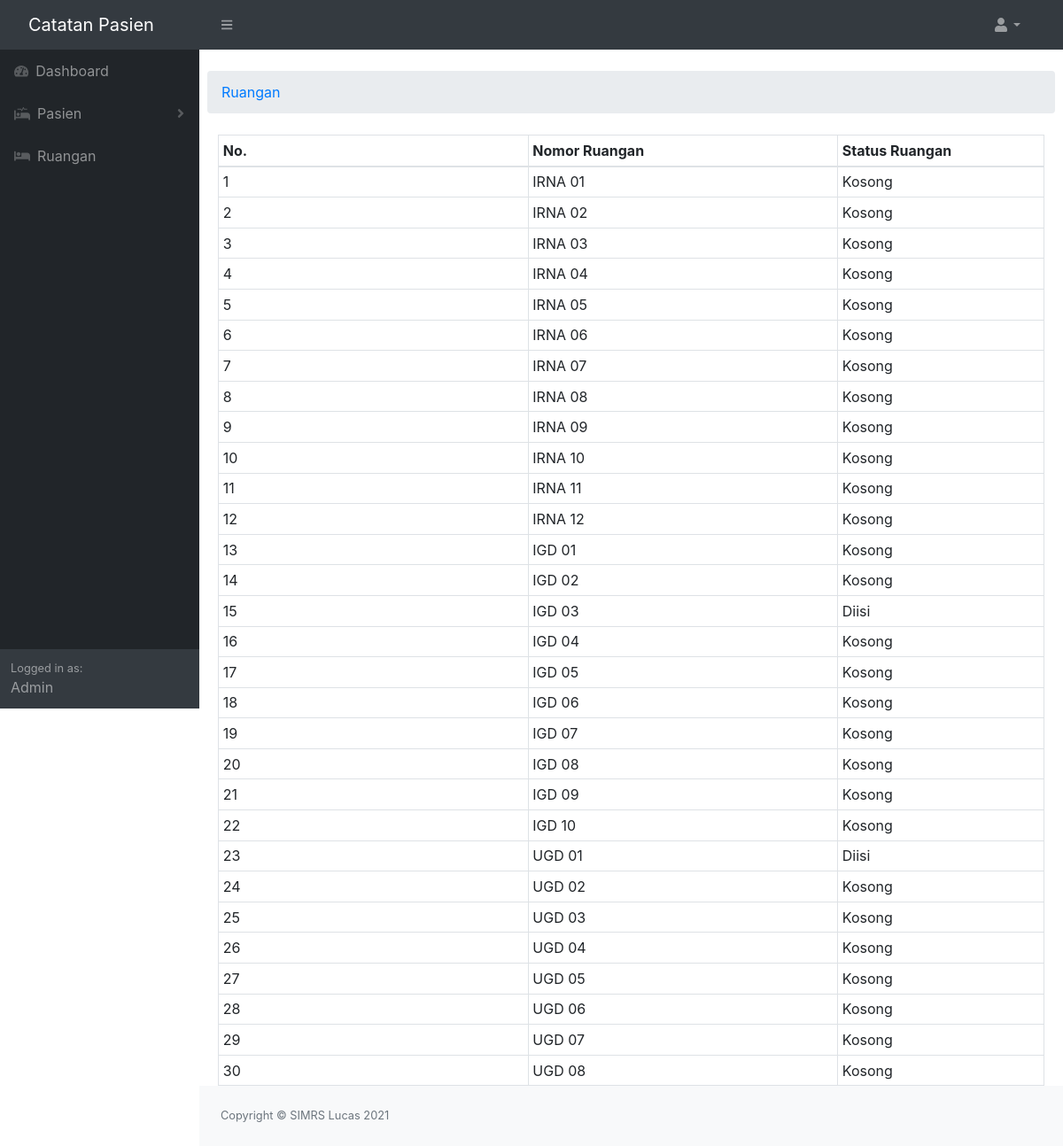
/index.php?page=ruangan (signed in), run on the app's committed database.
### tables this page shows
CREATE TABLE `ruangan` (
  `id_ruangan` int(11) NOT NULL,
  `no_ruangan` varchar(10) NOT NULL,
  `status` enum('Diisi','Kosong') NOT NULL
);

### ruangan.php (the view)
<div class="row mt-4">
    <ol class="breadcrumb mb-4">
        <li class="breadcrumb-item"><a href="<?php echo BASE_URL."index.php?page=ruangan"; ?>">Ruangan</a></li>
    </ol>
    <div class="table-responsive">
        <table class="tabletable table-bordered table-sm table-hover" width="100%" cellspacing="0">
            <thead>
                <tr>
                    <th>No.</th>
                    <th>Nomor Ruangan</th>
                    <th>Status Ruangan</th>
                </tr>
            </thead>
            <tbody>
                <?php
                $ruangan=mysqli_query($koneksi, "SELECT * FROM ruangan");
                $no=1;
                foreach ($ruangan as $row): ?>
                    <tr>
                        <td width="150"><?php echo $no ?></td>
                        <td width="150"><?php echo $row['no_ruangan'] ?></td>
                        <td width="100"><?php echo $row['status'] ?></td>
                    <?php $no++; ?>
                    </tr>
                <?php endforeach; ?>
            </tbody>
        </table>
	</div>
</div>

### index.php (shortened to what this page needs)
<?php
    $page = isset($_GET['page']) ? $_GET['page'] : false;
?>
<!DOCTYPE html>
<html lang="en">
    <head>
        <link href="https://cdn.jsdelivr.net/npm/simple-datatables@latest/dist/style.css" rel="stylesheet" />
        <link href="css/styles.css" rel="stylesheet" >
        <link href="assets/bootstrap/css/bootstrap.min.css" rel="stylesheet">
        <link href="assets/fontawesome-free/css/all.min.css" rel="stylesheet" type="text/css">
        <link href="assets/datatables/css/dataTables.bootstrap4.css" rel="stylesheet">
    </head>
    <body class="sb-nav-fixed">
        <nav class="sb-topnav navbar navbar-expand navbar-dark bg-dark">
            <a class="navbar-brand ps-3" href="index.html">Catatan Pasien</a>
            <button class="btn btn-link btn-sm order-1 order-lg-0 me-4 me-lg-0" id="sidebarToggle" href="#!"><i class="fas fa-bars"></i></button>
            <ul class="navbar-nav ms-auto ms-md-0 me-3 me-lg-4">
                <li class="nav-item dropdown">
                    <a class="nav-link dropdown-toggle" id="navbarDropdown" href="#" role="button" data-bs-toggle="dropdown" aria-expanded="false"><i class="fas fa-user fa-fw"></i></a>
                </li>
            </ul>
        </nav>
        <div id="layoutSidenav">
            <div id="layoutSidenav_nav">
                <nav class="sb-sidenav accordion sb-sidenav-dark" id="sidenavAccordion">
                    <div class="sb-sidenav-menu">
                        <div class="nav">
                            <a class="nav-link" href="<?php echo BASE_URL."index.php?page=dashboard"; ?>">
                                <div class="sb-nav-link-icon"><i class="fas fa-tachometer-alt"></i></div>
                                Dashboard
                            </a>
                            <a class="nav-link collapsed" href="<?php echo BASE_URL;?>" data-bs-toggle="collapse" data-bs-target="#collapseLayouts" aria-expanded="false" aria-controls="collapseLayouts">
                                <div class="sb-nav-link-icon"><i class="fas fa-procedures"></i></div>
                                Pasien
                                <div class="sb-sidenav-collapse-arrow"><i class="fas fa-angle-down"></i></div>
                            </a>
                            <a class="nav-link" href="<?php echo BASE_URL."index.php?page=ruangan"; ?>">
                                <div class="sb-nav-link-icon"><i class="fas fa-bed"></i></div>
                                Ruangan
                            </a>
                        </div>
                    </div>
                    <div class="sb-sidenav-footer">
                        <div class="small">Logged in as:</div>
                        Admin
                    </div>
                </nav>
            </div>
            <div id="layoutSidenav_content">
                <main>
                    <div class="container-fluid px-4">
                        <?php
                            $filename = "$page.php";
                            if(file_exists($filename)){
                                include_once($filename);
                            }else{
                                include_once("dashboard.php");
                            }
                        ?>
                    </div>
                </main>
                <footer class="py-4 bg-light mt-auto">
                    <div class="container-fluid px-4">
                        <div class="d-flex align-items-center justify-content-between small">
                            <div class="text-muted">Copyright &copy; SIMRS Lucas 2021</div>
                        </div>
                    </div>
                </footer>
            </div>
        </div>
    </body>
</html>

### data on the page
ruangan: no_ruangan "IRNA 01", status "Kosong"
ruangan: no_ruangan "IRNA 02", status "Kosong"
ruangan: no_ruangan "IRNA 03", status "Kosong"
ruangan: no_ruangan "IRNA 04", status "Kosong"
ruangan: no_ruangan "IRNA 05", status "Kosong"
ruangan: no_ruangan "IRNA 06", status "Kosong"
ruangan: no_ruangan "IRNA 07", status "Kosong"
ruangan: no_ruangan "IRNA 08", status "Kosong"
ruangan: no_ruangan "IRNA 09", status "Kosong"
ruangan: no_ruangan "IRNA 10", status "Kosong"
ruangan: no_ruangan "IRNA 11", status "Kosong"
ruangan: no_ruangan "IRNA 12", status "Kosong"
ruangan: no_ruangan "IGD 01", status "Kosong"
ruangan: no_ruangan "IGD 02", status "Kosong"
ruangan: no_ruangan "IGD 03", status "Diisi"
ruangan: no_ruangan "IGD 04", status "Kosong"
ruangan: no_ruangan "IGD 05", status "Kosong"
ruangan: no_ruangan "IGD 06", status "Kosong"
ruangan: no_ruangan "IGD 07", status "Kosong"
ruangan: no_ruangan "IGD 08", status "Kosong"
ruangan: no_ruangan "IGD 09", status "Kosong"
ruangan: no_ruangan "IGD 10", status "Kosong"
ruangan: no_ruangan "UGD 01", status "Diisi"
ruangan: no_ruangan "UGD 02", status "Kosong"
ruangan: no_ruangan "UGD 03", status "Kosong"
ruangan: no_ruangan "UGD 04", status "Kosong"
ruangan: no_ruangan "UGD 05", status "Kosong"
ruangan: no_ruangan "UGD 06", status "Kosong"
ruangan: no_ruangan "UGD 07", status "Kosong"
ruangan: no_ruangan "UGD 08", status "Kosong"
